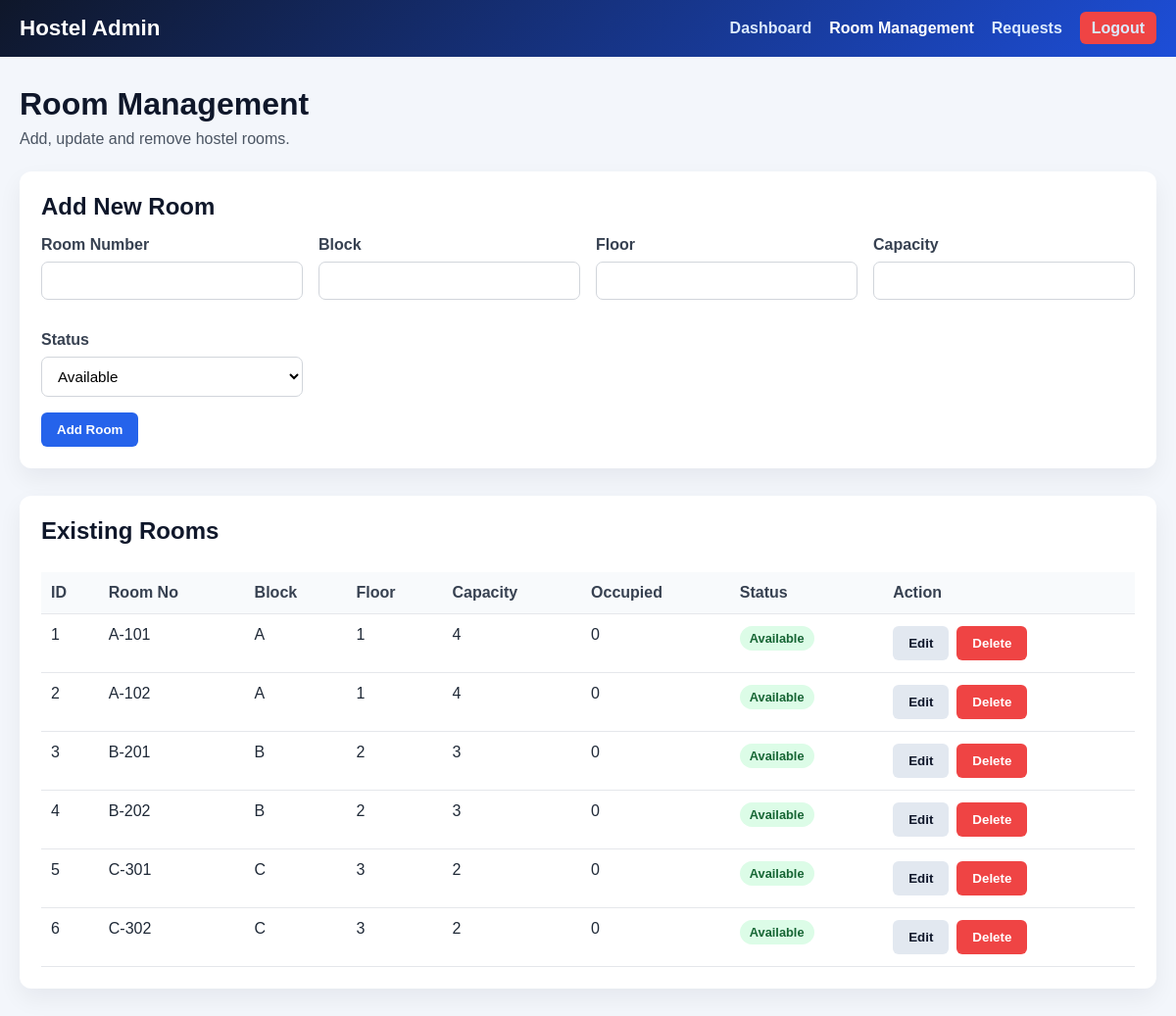
Page /admin/rooms.php (signed in) on the committed database.
### tables this page shows
CREATE TABLE IF NOT EXISTS `rooms` (
  `id` int NOT NULL AUTO_INCREMENT,
  `room_number` varchar(20) NOT NULL,
  `block` varchar(30) NOT NULL,
  `floor` varchar(20) NOT NULL,
  `capacity` int NOT NULL,
  `current_occupancy` int NOT NULL DEFAULT '0',
  `status` enum('Available','Full') NOT NULL DEFAULT 'Available',
  `created_at` timestamp NULL DEFAULT CURRENT_TIMESTAMP,
  PRIMARY KEY (`id`)
);

### includes/auth.php (called while the page is built, shortened)
<?php
require_once 'config.php';
function getAllRooms() {
    global $conn;
    $query = 'SELECT * FROM rooms ORDER BY block, room_number';
    $result = mysqli_query($conn, $query);
    return mysqli_fetch_all($result, MYSQLI_ASSOC);
}
?>

### admin/rooms.php (the view, shortened to what this page needs)
<?php
require_once '../includes/config.php';
require_once '../includes/auth.php';
$rooms = getAllRooms();
?>
<!DOCTYPE html>
<html lang="en">
<head>
    <link rel="stylesheet" href="../assets/css/admin.css">
</head>
<body>
    <nav class="navbar">
        <div class="nav-container">
            <div class="nav-logo">
                <h2>Hostel Admin</h2>
            </div>
            <ul class="nav-menu">
                <li><a href="dashboard.php">Dashboard</a></li>
                <li><a href="rooms.php" class="active">Room Management</a></li>
                <li><a href="requests.php">Requests</a></li>
                <li><a href="../auth/logout.php" class="logout-btn">Logout</a></li>
            </ul>
        </div>
    </nav>
    <div class="container">
        <div class="page-header">
            <h1>Room Management</h1>
            <p>Add, update and remove hostel rooms.</p>
        </div>
        <div class="panel">
            <h2>Add New Room</h2>
            <form method="POST">
                <div class="form-grid">
                    <div class="form-group">
                        <label>Room Number</label>
                        <input type="text" name="room_number" required>
                    </div>
                    <div class="form-group">
                        <label>Block</label>
                        <input type="text" name="block" required>
                    </div>
                    <div class="form-group">
                        <label>Floor</label>
                        <input type="text" name="floor" required>
                    </div>
                    <div class="form-group">
                        <label>Capacity</label>
                        <input type="number" name="capacity" min="1" required>
                    </div>
                    <div class="form-group">
                        <label>Status</label>
                        <select name="status">
                            <option value="Available">Available</option>
                        </select>
                    </div>
                </div>
                <button type="submit" name="save_room" class="btn-primary">Add Room</button>
            </form>
        </div>
        <div class="panel" style="margin-top: 28px;">
            <h2>Existing Rooms</h2>
            <div class="table-wrap">
                <table>
                    <thead>
                        <tr>
                            <th>ID</th>
                            <th>Room No</th>
                            <th>Block</th>
                            <th>Floor</th>
                            <th>Capacity</th>
                            <th>Occupied</th>
                            <th>Status</th>
                            <th>Action</th>
                        </tr>
                    </thead>
                    <tbody>
                        <?php foreach ($rooms as $room): ?>
                            <tr>
                                <td><?php echo (int)$room['id']; ?></td>
                                <td><?php echo htmlspecialchars($room['room_number']); ?></td>
                                <td><?php echo htmlspecialchars($room['block']); ?></td>
                                <td><?php echo htmlspecialchars($room['floor']); ?></td>
                                <td><?php echo (int)$room['capacity']; ?></td>
                                <td><?php echo (int)$room['current_occupancy']; ?></td>
                                <td>
                                    <span class="badge badge-<?php echo strtolower($room['status']); ?>">
                                        <?php echo htmlspecialchars($room['status']); ?>
                                    </span>
                                </td>
                                <td>
                                    <div class="action-group">
                                        <form method="POST" style="display:inline;">
                                            <button type="submit" name="update_room" class="btn-secondary">Edit</button>
                                        </form>
                                        <form method="POST" style="display:inline;" onsubmit="return confirm('Delete this room?');">
                                            <button type="submit" name="delete_room" class="btn-danger">Delete</button>
                                        </form>
                                    </div>
                                </td>
                            </tr>
                        <?php endforeach; ?>
                    </tbody>
                </table>
            </div>
        </div>
    </div>
</body>
</html>

### assets/css/admin.css (style rules this page uses)
* { margin: 0; padding: 0; box-sizing: border-box; }
body { font-family: Arial, sans-serif; background: #f3f6fb; color: #1f2937; }
.navbar { background: linear-gradient(135deg, #0f172a, #1d4ed8); color: white; padding: 16px 0; }
.nav-container { max-width: 1200px; margin: 0 auto; padding: 0 20px; display: flex; justify-content: space-between; align-items: center; gap: 20px; }
.nav-logo h2 { font-size: 1.4rem; }
.nav-menu { list-style: none; display: flex; gap: 18px; flex-wrap: wrap; }
.nav-menu a { color: #dbeafe; text-decoration: none; font-weight: 600; }
.nav-menu a.active, .nav-menu a:hover { color: white; }
.logout-btn { background: #ef4444; padding: 8px 12px; border-radius: 6px; }
.container { max-width: 1200px; margin: 30px auto; padding: 0 20px 40px; }
.page-header { margin-bottom: 24px; }
.page-header h1 { color: #0f172a; margin-bottom: 8px; }
.page-header p { color: #4b5563; }
.card, .panel { background: white; border-radius: 12px; box-shadow: 0 10px 25px rgba(15, 23, 42, 0.06); padding: 22px; }
.card h3, .panel h2 { margin-bottom: 16px; color: #0f172a; }
.table-wrap { overflow-x: auto; }
table { width: 100%; border-collapse: collapse; margin-top: 12px; }
th, td { padding: 12px 10px; border-bottom: 1px solid #e5e7eb; text-align: left; vertical-align: top; }
th { background: #f8fafc; color: #374151; }
.action-group { display: flex; gap: 8px; flex-wrap: wrap; }
.btn, button { border: none; border-radius: 6px; padding: 10px 16px; font-weight: 700; cursor: pointer; text-decoration: none; display: inline-block; }
.btn-primary, button[type="submit"].btn-primary { background: #2563eb; color: white; }
.btn-secondary { background: #e2e8f0; color: #0f172a; }
.btn-danger { background: #ef4444; color: white; }
.form-grid { display: grid; grid-template-columns: repeat(auto-fit, minmax(220px, 1fr)); gap: 16px; }
.form-group { display: flex; flex-direction: column; gap: 8px; margin-bottom: 16px; }
label { font-weight: 600; color: #374151; }
input, select, textarea { width: 100%; padding: 10px 12px; border: 1px solid #d1d5db; border-radius: 7px; font-size: 0.95rem; background: white; }
.badge { display: inline-block; padding: 5px 10px; border-radius: 999px; font-size: 0.8rem; font-weight: 700; }
.badge-available, .badge-approved { background: #dcfce7; color: #166534; }

### rows in the picture
rooms: id "1", room_number "A-101", block "A", floor "1", capacity "4", current_occupancy "0", status "Available"
rooms: id "2", room_number "A-102", block "A", floor "1", capacity "4", current_occupancy "0", status "Available"
rooms: id "3", room_number "B-201", block "B", floor "2", capacity "3", current_occupancy "0", status "Available"
rooms: id "4", room_number "B-202", block "B", floor "2", capacity "3", current_occupancy "0", status "Available"
rooms: id "5", room_number "C-301", block "C", floor "3", capacity "2", current_occupancy "0", status "Available"
rooms: id "6", room_number "C-302", block "C", floor "3", capacity "2", current_occupancy "0", status "Available"
